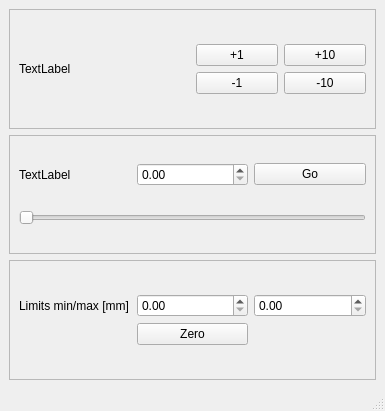
<?xml version="1.0" encoding="UTF-8"?>
<ui version="4.0">
 <class>MainWindow</class>
 <widget class="QMainWindow" name="MainWindow">
  <property name="geometry">
   <rect>
    <x>0</x>
    <y>0</y>
    <width>385</width>
    <height>411</height>
   </rect>
  </property>
  <property name="sizePolicy">
   <sizepolicy hsizetype="Maximum" vsizetype="Maximum">
    <horstretch>0</horstretch>
    <verstretch>0</verstretch>
   </sizepolicy>
  </property>
  <property name="windowTitle">
   <string>MainWindow</string>
  </property>
  <widget class="QWidget" name="centralwidget">
   <property name="sizePolicy">
    <sizepolicy hsizetype="Maximum" vsizetype="Maximum">
     <horstretch>0</horstretch>
     <verstretch>0</verstretch>
    </sizepolicy>
   </property>
   <layout class="QVBoxLayout" name="verticalLayout_2">
    <item>
     <layout class="QVBoxLayout" name="verticalLayout_3">
      <item>
       <widget class="QFrame" name="frame">
        <property name="frameShape">
         <enum>QFrame::StyledPanel</enum>
        </property>
        <property name="frameShadow">
         <enum>QFrame::Raised</enum>
        </property>
        <layout class="QGridLayout" name="gridLayout_4">
         <item row="0" column="0">
          <layout class="QVBoxLayout" name="verticalLayout">
           <property name="sizeConstraint">
            <enum>QLayout::SetDefaultConstraint</enum>
           </property>
           <item>
            <layout class="QHBoxLayout" name="horizontalLayout">
             <item>
              <widget class="QLabel" name="label_currentPos">
               <property name="text">
                <string>TextLabel</string>
               </property>
              </widget>
             </item>
             <item>
              <layout class="QGridLayout" name="gridLayout">
               <item row="1" column="0">
                <widget class="QPushButton" name="pushButton_m1">
                 <property name="text">
                  <string>-1</string>
                 </property>
                </widget>
               </item>
               <item row="0" column="1">
                <widget class="QPushButton" name="pushButton_p10">
                 <property name="text">
                  <string>+10</string>
                 </property>
                </widget>
               </item>
               <item row="0" column="0">
                <widget class="QPushButton" name="pushButton_p1">
                 <property name="text">
                  <string>+1</string>
                 </property>
                </widget>
               </item>
               <item row="1" column="1">
                <widget class="QPushButton" name="pushButton_m10">
                 <property name="text">
                  <string>-10</string>
                 </property>
                </widget>
               </item>
              </layout>
             </item>
            </layout>
           </item>
          </layout>
         </item>
        </layout>
       </widget>
      </item>
      <item>
       <widget class="QFrame" name="frame_2">
        <property name="frameShape">
         <enum>QFrame::StyledPanel</enum>
        </property>
        <property name="frameShadow">
         <enum>QFrame::Raised</enum>
        </property>
        <layout class="QGridLayout" name="gridLayout_5">
         <item row="0" column="0">
          <layout class="QHBoxLayout" name="horizontalLayout_2">
           <item>
            <widget class="QLabel" name="label_2">
             <property name="text">
              <string>TextLabel</string>
             </property>
            </widget>
           </item>
           <item>
            <widget class="QDoubleSpinBox" name="doubleSpinBox_goPos"/>
           </item>
           <item>
            <widget class="QPushButton" name="pushButton_go">
             <property name="text">
              <string>Go</string>
             </property>
            </widget>
           </item>
          </layout>
         </item>
         <item row="1" column="0">
          <widget class="QSlider" name="horizontalSlider">
           <property name="orientation">
            <enum>Qt::Horizontal</enum>
           </property>
          </widget>
         </item>
        </layout>
       </widget>
      </item>
      <item>
       <widget class="QFrame" name="frame_3">
        <property name="frameShape">
         <enum>QFrame::StyledPanel</enum>
        </property>
        <property name="frameShadow">
         <enum>QFrame::Raised</enum>
        </property>
        <layout class="QGridLayout" name="gridLayout_6">
         <item row="0" column="0">
          <layout class="QGridLayout" name="gridLayout_2">
           <item row="0" column="2">
            <widget class="QDoubleSpinBox" name="doubleSpinBox_ulim"/>
           </item>
           <item row="0" column="1">
            <widget class="QDoubleSpinBox" name="doubleSpinBox_llim"/>
           </item>
           <item row="0" column="0">
            <widget class="QLabel" name="label_3">
             <property name="text">
              <string>Limits min/max [mm]</string>
             </property>
            </widget>
           </item>
           <item row="1" column="0">
            <widget class="QLabel" name="label_4">
             <property name="text">
              <string/>
             </property>
            </widget>
           </item>
           <item row="1" column="1">
            <widget class="QPushButton" name="pushButton_zero">
             <property name="text">
              <string>Zero</string>
             </property>
            </widget>
           </item>
          </layout>
         </item>
        </layout>
       </widget>
      </item>
     </layout>
    </item>
   </layout>
  </widget>
  <widget class="QMenuBar" name="menubar">
   <property name="geometry">
    <rect>
     <x>0</x>
     <y>0</y>
     <width>385</width>
     <height>21</height>
    </rect>
   </property>
  </widget>
  <widget class="QStatusBar" name="statusbar"/>
 </widget>
 <tabstops>
  <tabstop>doubleSpinBox_llim</tabstop>
  <tabstop>pushButton_zero</tabstop>
  <tabstop>doubleSpinBox_ulim</tabstop>
  <tabstop>pushButton_p1</tabstop>
  <tabstop>pushButton_p10</tabstop>
  <tabstop>pushButton_m10</tabstop>
  <tabstop>pushButton_go</tabstop>
  <tabstop>pushButton_m1</tabstop>
  <tabstop>doubleSpinBox_goPos</tabstop>
  <tabstop>doubleSpinBox_ulim</tabstop>
  <tabstop>doubleSpinBox_llim</tabstop>
  <tabstop>pushButton_zero</tabstop>
 </tabstops>
 <resources/>
 <connections/>
</ui>
